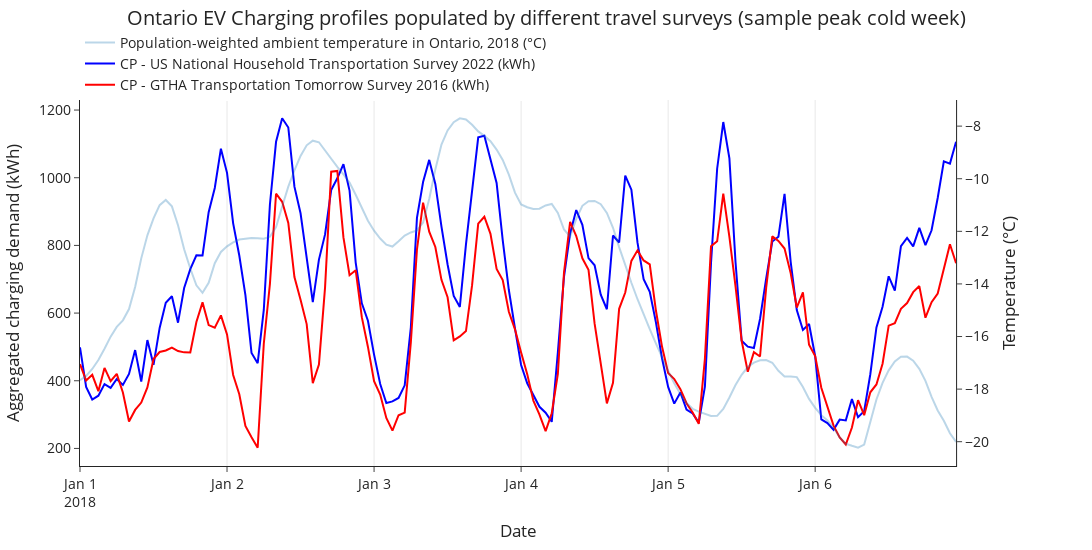

Notebook code cell kept with this figure:
### Code cell
cold_week = temp_ON_2018.loc['2018-01-01':'2018-01-06'] # Monday to Saturday
nhts_cold_week = cp_nhts.loc['2018-01-01':'2018-01-06']
tts_wd_cold_week = cp_tts_wd.loc['2018-01-01':'2018-01-06']

fig = make_subplots(specs=[[{"secondary_y": True}]])

fig.add_trace(go.Scatter(x=cold_week.index, y=cold_week.temperature, name='Population-weighted ambient temperature in Ontario, 2018 (°C)',
                         opacity=0.3), secondary_y=True)
fig.add_trace(go.Scatter(x=nhts_cold_week.index, y=nhts_cold_week['Charging Profile'], name='CP - US National Household Transportation Survey 2022 (kWh)',
                         line=dict(
                                   color='blue', 
                                   # width=4, 
                                 #   dash='dash'
                                   )),
               secondary_y=False)
fig.add_trace(go.Scatter(x=tts_wd_cold_week.index, y=tts_wd_cold_week['Charging Profile'], name='CP - GTHA Transportation Tomorrow Survey 2016 (kWh)',
                         line=dict(
                                   color='red', 
                                   # width=4, 
                                 #   dash='dash'
                                   )),
               secondary_y=False)

fig.update_xaxes(title='Date',
                 showgrid=True)

fig.update_yaxes(title_text='Temperature (°C)', secondary_y=True)
fig.update_yaxes(title_text='Aggregated charging demand (kWh)', secondary_y=False)

fig.update_layout(width=1100,
                  height=550,
                  template='simple_white',
                  title={'text':"Ontario EV Charging profiles populated by different travel surveys (sample peak cold week)",
                         'x':0.5,
                         'y':0.98},
                  legend=dict(orientation='v',
                              y=1.2,
                              x=0),
                  font=dict(
                       # family="Courier New, monospace",
                       size=14,
                       # color="#ffffff"
                       )
                )

fig.show()

### Figure 1 — Plotly figure (JSON) as saved in the notebook; plotly's stock layout.template omitted (floating-point values rounded to 4 significant figures; data arrays with more than 128 entries replaced by an {"elided": "..."} marker saying what was removed)
{"data": [{"name": "Population-weighted ambient temperature in Ontario, 2018 (°C)", "opacity": 0.3, "type": "scatter", "x": {"elided": "144 str values"}, "xaxis": "x", "y": {"elided": "144 float values"}, "yaxis": "y2"}, {"line": {"color": "blue"}, "name": "CP - US National Household Transportation Survey 2022 (kWh)", "type": "scatter", "x": {"elided": "144 str values"}, "xaxis": "x", "y": {"elided": "144 float values"}, "yaxis": "y"}, {"line": {"color": "red"}, "name": "CP - GTHA Transportation Tomorrow Survey 2016 (kWh)", "type": "scatter", "x": {"elided": "144 str values"}, "xaxis": "x", "y": {"elided": "144 float values"}, "yaxis": "y"}], "layout": {"font": {"size": 14}, "height": 550, "legend": {"orientation": "v", "x": 0, "y": 1.2}, "title": {"text": "Ontario EV Charging profiles populated by different travel surveys (sample peak cold week)", "x": 0.5, "y": 0.98}, "width": 1100, "xaxis": {"anchor": "y", "domain": [0, 0.94], "showgrid": true, "title": {"text": "Date"}}, "yaxis": {"anchor": "x", "domain": [0, 1], "title": {"text": "Aggregated charging demand (kWh)"}}, "yaxis2": {"anchor": "x", "overlaying": "y", "side": "right", "title": {"text": "Temperature (°C)"}}}}
